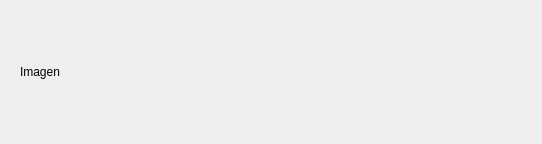
<?xml version="1.0" encoding="UTF-8"?>
<ui version="4.0">
 <class>Dialog</class>
 <widget class="QDialog" name="Dialog">
  <property name="geometry">
   <rect>
    <x>0</x>
    <y>0</y>
    <width>542</width>
    <height>144</height>
   </rect>
  </property>
  <property name="windowTitle">
   <string>Dialog</string>
  </property>
  <layout class="QGridLayout" name="gridLayout">
   <item row="0" column="0">
    <widget class="QWidget" name="widget" native="true">
     <layout class="QGridLayout" name="gridLayout_2">
      <item row="0" column="0">
       <widget class="QLabel" name="img">
        <property name="text">
         <string>Imagen</string>
        </property>
        <property name="scaledContents">
         <bool>true</bool>
        </property>
       </widget>
      </item>
     </layout>
    </widget>
   </item>
  </layout>
 </widget>
 <resources/>
 <connections/>
</ui>
